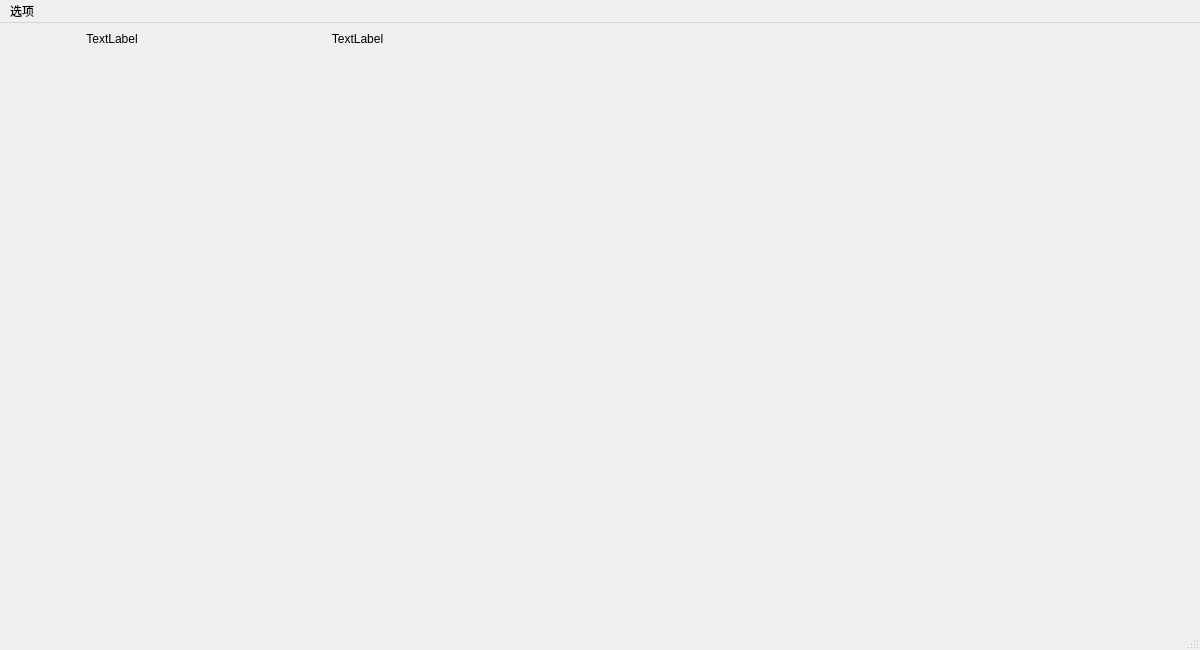
<?xml version="1.0" encoding="UTF-8"?>
<ui version="4.0">
 <class>gamewindow</class>
 <widget class="QMainWindow" name="gamewindow">
  <property name="geometry">
   <rect>
    <x>0</x>
    <y>0</y>
    <width>1200</width>
    <height>650</height>
   </rect>
  </property>
  <property name="minimumSize">
   <size>
    <width>1200</width>
    <height>650</height>
   </size>
  </property>
  <property name="maximumSize">
   <size>
    <width>1200</width>
    <height>650</height>
   </size>
  </property>
  <property name="windowTitle">
   <string>MainWindow</string>
  </property>
  <widget class="QWidget" name="centralwidget">
   <widget class="QWidget" name="gamearea" native="true">
    <property name="geometry">
     <rect>
      <x>-10</x>
      <y>0</y>
      <width>800</width>
      <height>650</height>
     </rect>
    </property>
    <property name="minimumSize">
     <size>
      <width>800</width>
      <height>650</height>
     </size>
    </property>
    <property name="maximumSize">
     <size>
      <width>800</width>
      <height>650</height>
     </size>
    </property>
    <widget class="QWidget" name="widget" native="true">
     <property name="geometry">
      <rect>
       <x>-1</x>
       <y>-5</y>
       <width>491</width>
       <height>41</height>
      </rect>
     </property>
     <layout class="QHBoxLayout" name="horizontalLayout">
      <property name="spacing">
       <number>0</number>
      </property>
      <property name="leftMargin">
       <number>0</number>
      </property>
      <property name="topMargin">
       <number>0</number>
      </property>
      <property name="rightMargin">
       <number>0</number>
      </property>
      <property name="bottomMargin">
       <number>0</number>
      </property>
      <item>
       <widget class="QLabel" name="moneylabel">
        <property name="text">
         <string>TextLabel</string>
        </property>
        <property name="alignment">
         <set>Qt::AlignCenter</set>
        </property>
       </widget>
      </item>
      <item>
       <widget class="QLabel" name="HPlabel">
        <property name="text">
         <string>TextLabel</string>
        </property>
        <property name="alignment">
         <set>Qt::AlignCenter</set>
        </property>
       </widget>
      </item>
     </layout>
    </widget>
   </widget>
   <widget class="QWidget" name="explainarea" native="true">
    <property name="geometry">
     <rect>
      <x>790</x>
      <y>0</y>
      <width>400</width>
      <height>650</height>
     </rect>
    </property>
    <property name="minimumSize">
     <size>
      <width>400</width>
      <height>650</height>
     </size>
    </property>
    <property name="maximumSize">
     <size>
      <width>400</width>
      <height>650</height>
     </size>
    </property>
   </widget>
  </widget>
  <widget class="QMenuBar" name="menubar">
   <property name="geometry">
    <rect>
     <x>0</x>
     <y>0</y>
     <width>1200</width>
     <height>26</height>
    </rect>
   </property>
   <widget class="QMenu" name="menu">
    <property name="title">
     <string>选项</string>
    </property>
    <addaction name="actionset"/>
    <addaction name="actionhelp"/>
    <addaction name="actionquit"/>
   </widget>
   <addaction name="menu"/>
  </widget>
  <widget class="QStatusBar" name="statusbar"/>
  <action name="actionset">
   <property name="text">
    <string>设置</string>
   </property>
  </action>
  <action name="actionhelp">
   <property name="text">
    <string>帮助</string>
   </property>
  </action>
  <action name="actionquit">
   <property name="text">
    <string>退出</string>
   </property>
  </action>
 </widget>
 <resources/>
 <connections>
  <connection>
   <sender>actionquit</sender>
   <signal>triggered()</signal>
   <receiver>gamewindow</receiver>
   <slot>close()</slot>
   <hints>
    <hint type="sourcelabel">
     <x>-1</x>
     <y>-1</y>
    </hint>
    <hint type="destinationlabel">
     <x>399</x>
     <y>299</y>
    </hint>
   </hints>
  </connection>
 </connections>
</ui>
